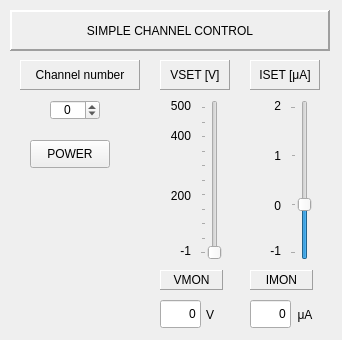
<?xml version="1.0" encoding="UTF-8"?>
<ui version="4.0">
 <class>Form</class>
 <widget class="QWidget" name="Form">
  <property name="geometry">
   <rect>
    <x>0</x>
    <y>0</y>
    <width>342</width>
    <height>340</height>
   </rect>
  </property>
  <property name="windowTitle">
   <string>Form</string>
  </property>
  <widget class="QSpinBox" name="channel_number_box">
   <property name="geometry">
    <rect>
     <x>50</x>
     <y>100</y>
     <width>50</width>
     <height>20</height>
    </rect>
   </property>
   <property name="layoutDirection">
    <enum>Qt::LeftToRight</enum>
   </property>
   <property name="autoFillBackground">
    <bool>false</bool>
   </property>
   <property name="wrapping">
    <bool>true</bool>
   </property>
   <property name="frame">
    <bool>true</bool>
   </property>
   <property name="alignment">
    <set>Qt::AlignCenter</set>
   </property>
   <property name="readOnly">
    <bool>false</bool>
   </property>
   <property name="maximum">
    <number>3</number>
   </property>
  </widget>
  <widget class="QLabel" name="label">
   <property name="geometry">
    <rect>
     <x>10</x>
     <y>10</y>
     <width>320</width>
     <height>41</height>
    </rect>
   </property>
   <property name="frameShape">
    <enum>QFrame::Panel</enum>
   </property>
   <property name="frameShadow">
    <enum>QFrame::Raised</enum>
   </property>
   <property name="lineWidth">
    <number>2</number>
   </property>
   <property name="text">
    <string>SIMPLE CHANNEL CONTROL</string>
   </property>
   <property name="scaledContents">
    <bool>false</bool>
   </property>
   <property name="alignment">
    <set>Qt::AlignCenter</set>
   </property>
   <property name="wordWrap">
    <bool>false</bool>
   </property>
  </widget>
  <widget class="QSlider" name="vset_slide">
   <property name="geometry">
    <rect>
     <x>200</x>
     <y>100</y>
     <width>22</width>
     <height>160</height>
    </rect>
   </property>
   <property name="minimum">
    <number>-1</number>
   </property>
   <property name="maximum">
    <number>500</number>
   </property>
   <property name="orientation">
    <enum>Qt::Vertical</enum>
   </property>
   <property name="tickPosition">
    <enum>QSlider::TicksAbove</enum>
   </property>
   <property name="tickInterval">
    <number>50</number>
   </property>
  </widget>
  <widget class="QLabel" name="label_2">
   <property name="geometry">
    <rect>
     <x>160</x>
     <y>60</y>
     <width>70</width>
     <height>30</height>
    </rect>
   </property>
   <property name="frameShape">
    <enum>QFrame::Panel</enum>
   </property>
   <property name="frameShadow">
    <enum>QFrame::Raised</enum>
   </property>
   <property name="lineWidth">
    <number>1</number>
   </property>
   <property name="text">
    <string>VSET [V]</string>
   </property>
   <property name="alignment">
    <set>Qt::AlignCenter</set>
   </property>
  </widget>
  <widget class="QLabel" name="label_3">
   <property name="geometry">
    <rect>
     <x>20</x>
     <y>60</y>
     <width>120</width>
     <height>30</height>
    </rect>
   </property>
   <property name="frameShape">
    <enum>QFrame::Panel</enum>
   </property>
   <property name="frameShadow">
    <enum>QFrame::Raised</enum>
   </property>
   <property name="lineWidth">
    <number>1</number>
   </property>
   <property name="text">
    <string>Channel number</string>
   </property>
   <property name="alignment">
    <set>Qt::AlignCenter</set>
   </property>
  </widget>
  <widget class="QLabel" name="label_5">
   <property name="geometry">
    <rect>
     <x>160</x>
     <y>240</y>
     <width>31</width>
     <height>21</height>
    </rect>
   </property>
   <property name="layoutDirection">
    <enum>Qt::LeftToRight</enum>
   </property>
   <property name="frameShape">
    <enum>QFrame::NoFrame</enum>
   </property>
   <property name="frameShadow">
    <enum>QFrame::Sunken</enum>
   </property>
   <property name="text">
    <string>-1</string>
   </property>
   <property name="alignment">
    <set>Qt::AlignRight|Qt::AlignTrailing|Qt::AlignVCenter</set>
   </property>
  </widget>
  <widget class="QLabel" name="label_6">
   <property name="geometry">
    <rect>
     <x>160</x>
     <y>90</y>
     <width>31</width>
     <height>31</height>
    </rect>
   </property>
   <property name="layoutDirection">
    <enum>Qt::LeftToRight</enum>
   </property>
   <property name="frameShape">
    <enum>QFrame::NoFrame</enum>
   </property>
   <property name="frameShadow">
    <enum>QFrame::Plain</enum>
   </property>
   <property name="text">
    <string>500</string>
   </property>
   <property name="alignment">
    <set>Qt::AlignRight|Qt::AlignTrailing|Qt::AlignVCenter</set>
   </property>
  </widget>
  <widget class="QLabel" name="label_8">
   <property name="geometry">
    <rect>
     <x>160</x>
     <y>180</y>
     <width>31</width>
     <height>31</height>
    </rect>
   </property>
   <property name="layoutDirection">
    <enum>Qt::LeftToRight</enum>
   </property>
   <property name="frameShape">
    <enum>QFrame::NoFrame</enum>
   </property>
   <property name="frameShadow">
    <enum>QFrame::Sunken</enum>
   </property>
   <property name="text">
    <string>200</string>
   </property>
   <property name="alignment">
    <set>Qt::AlignRight|Qt::AlignTrailing|Qt::AlignVCenter</set>
   </property>
  </widget>
  <widget class="QLabel" name="label_10">
   <property name="geometry">
    <rect>
     <x>160</x>
     <y>120</y>
     <width>31</width>
     <height>31</height>
    </rect>
   </property>
   <property name="layoutDirection">
    <enum>Qt::LeftToRight</enum>
   </property>
   <property name="frameShape">
    <enum>QFrame::NoFrame</enum>
   </property>
   <property name="frameShadow">
    <enum>QFrame::Sunken</enum>
   </property>
   <property name="text">
    <string>400</string>
   </property>
   <property name="alignment">
    <set>Qt::AlignRight|Qt::AlignTrailing|Qt::AlignVCenter</set>
   </property>
  </widget>
  <widget class="QSlider" name="vset_slide_2">
   <property name="geometry">
    <rect>
     <x>290</x>
     <y>100</y>
     <width>22</width>
     <height>160</height>
    </rect>
   </property>
   <property name="minimum">
    <number>-1</number>
   </property>
   <property name="maximum">
    <number>2</number>
   </property>
   <property name="orientation">
    <enum>Qt::Vertical</enum>
   </property>
   <property name="tickPosition">
    <enum>QSlider::TicksAbove</enum>
   </property>
   <property name="tickInterval">
    <number>1</number>
   </property>
  </widget>
  <widget class="QLabel" name="label_11">
   <property name="geometry">
    <rect>
     <x>250</x>
     <y>140</y>
     <width>31</width>
     <height>31</height>
    </rect>
   </property>
   <property name="layoutDirection">
    <enum>Qt::LeftToRight</enum>
   </property>
   <property name="frameShape">
    <enum>QFrame::NoFrame</enum>
   </property>
   <property name="frameShadow">
    <enum>QFrame::Sunken</enum>
   </property>
   <property name="text">
    <string>1</string>
   </property>
   <property name="alignment">
    <set>Qt::AlignRight|Qt::AlignTrailing|Qt::AlignVCenter</set>
   </property>
  </widget>
  <widget class="QLabel" name="label_4">
   <property name="geometry">
    <rect>
     <x>250</x>
     <y>60</y>
     <width>70</width>
     <height>30</height>
    </rect>
   </property>
   <property name="frameShape">
    <enum>QFrame::Panel</enum>
   </property>
   <property name="frameShadow">
    <enum>QFrame::Raised</enum>
   </property>
   <property name="lineWidth">
    <number>1</number>
   </property>
   <property name="text">
    <string>ISET [μA]</string>
   </property>
   <property name="alignment">
    <set>Qt::AlignCenter</set>
   </property>
  </widget>
  <widget class="QLabel" name="label_7">
   <property name="geometry">
    <rect>
     <x>250</x>
     <y>90</y>
     <width>31</width>
     <height>31</height>
    </rect>
   </property>
   <property name="layoutDirection">
    <enum>Qt::LeftToRight</enum>
   </property>
   <property name="frameShape">
    <enum>QFrame::NoFrame</enum>
   </property>
   <property name="frameShadow">
    <enum>QFrame::Plain</enum>
   </property>
   <property name="text">
    <string>2</string>
   </property>
   <property name="alignment">
    <set>Qt::AlignRight|Qt::AlignTrailing|Qt::AlignVCenter</set>
   </property>
  </widget>
  <widget class="QLabel" name="label_9">
   <property name="geometry">
    <rect>
     <x>250</x>
     <y>240</y>
     <width>31</width>
     <height>21</height>
    </rect>
   </property>
   <property name="layoutDirection">
    <enum>Qt::LeftToRight</enum>
   </property>
   <property name="frameShape">
    <enum>QFrame::NoFrame</enum>
   </property>
   <property name="frameShadow">
    <enum>QFrame::Sunken</enum>
   </property>
   <property name="text">
    <string>-1</string>
   </property>
   <property name="alignment">
    <set>Qt::AlignRight|Qt::AlignTrailing|Qt::AlignVCenter</set>
   </property>
  </widget>
  <widget class="QLabel" name="label_12">
   <property name="geometry">
    <rect>
     <x>250</x>
     <y>190</y>
     <width>31</width>
     <height>31</height>
    </rect>
   </property>
   <property name="layoutDirection">
    <enum>Qt::LeftToRight</enum>
   </property>
   <property name="frameShape">
    <enum>QFrame::NoFrame</enum>
   </property>
   <property name="frameShadow">
    <enum>QFrame::Sunken</enum>
   </property>
   <property name="text">
    <string>0</string>
   </property>
   <property name="alignment">
    <set>Qt::AlignRight|Qt::AlignTrailing|Qt::AlignVCenter</set>
   </property>
  </widget>
  <widget class="QPushButton" name="pushButton">
   <property name="geometry">
    <rect>
     <x>30</x>
     <y>140</y>
     <width>80</width>
     <height>28</height>
    </rect>
   </property>
   <property name="cursor">
    <cursorShape>PointingHandCursor</cursorShape>
   </property>
   <property name="text">
    <string>POWER</string>
   </property>
   <property name="checkable">
    <bool>true</bool>
   </property>
   <property name="checked">
    <bool>false</bool>
   </property>
   <property name="default">
    <bool>false</bool>
   </property>
   <property name="flat">
    <bool>false</bool>
   </property>
  </widget>
  <widget class="QLineEdit" name="lineEdit">
   <property name="geometry">
    <rect>
     <x>160</x>
     <y>300</y>
     <width>41</width>
     <height>28</height>
    </rect>
   </property>
   <property name="text">
    <string>0</string>
   </property>
   <property name="alignment">
    <set>Qt::AlignRight|Qt::AlignTrailing|Qt::AlignVCenter</set>
   </property>
  </widget>
  <widget class="QLabel" name="label_13">
   <property name="geometry">
    <rect>
     <x>160</x>
     <y>270</y>
     <width>63</width>
     <height>20</height>
    </rect>
   </property>
   <property name="frameShape">
    <enum>QFrame::Panel</enum>
   </property>
   <property name="frameShadow">
    <enum>QFrame::Raised</enum>
   </property>
   <property name="text">
    <string>VMON</string>
   </property>
   <property name="alignment">
    <set>Qt::AlignCenter</set>
   </property>
  </widget>
  <widget class="QLabel" name="label_15">
   <property name="geometry">
    <rect>
     <x>200</x>
     <y>300</y>
     <width>20</width>
     <height>30</height>
    </rect>
   </property>
   <property name="text">
    <string>V</string>
   </property>
   <property name="alignment">
    <set>Qt::AlignCenter</set>
   </property>
  </widget>
  <widget class="QLabel" name="label_14">
   <property name="geometry">
    <rect>
     <x>250</x>
     <y>270</y>
     <width>63</width>
     <height>20</height>
    </rect>
   </property>
   <property name="frameShape">
    <enum>QFrame::Panel</enum>
   </property>
   <property name="frameShadow">
    <enum>QFrame::Raised</enum>
   </property>
   <property name="text">
    <string>IMON</string>
   </property>
   <property name="alignment">
    <set>Qt::AlignCenter</set>
   </property>
  </widget>
  <widget class="QLineEdit" name="lineEdit_2">
   <property name="geometry">
    <rect>
     <x>250</x>
     <y>300</y>
     <width>41</width>
     <height>28</height>
    </rect>
   </property>
   <property name="text">
    <string>0</string>
   </property>
   <property name="alignment">
    <set>Qt::AlignRight|Qt::AlignTrailing|Qt::AlignVCenter</set>
   </property>
  </widget>
  <widget class="QLabel" name="label_16">
   <property name="geometry">
    <rect>
     <x>290</x>
     <y>300</y>
     <width>30</width>
     <height>30</height>
    </rect>
   </property>
   <property name="text">
    <string>μA</string>
   </property>
   <property name="alignment">
    <set>Qt::AlignCenter</set>
   </property>
  </widget>
 </widget>
 <resources/>
 <connections/>
</ui>
